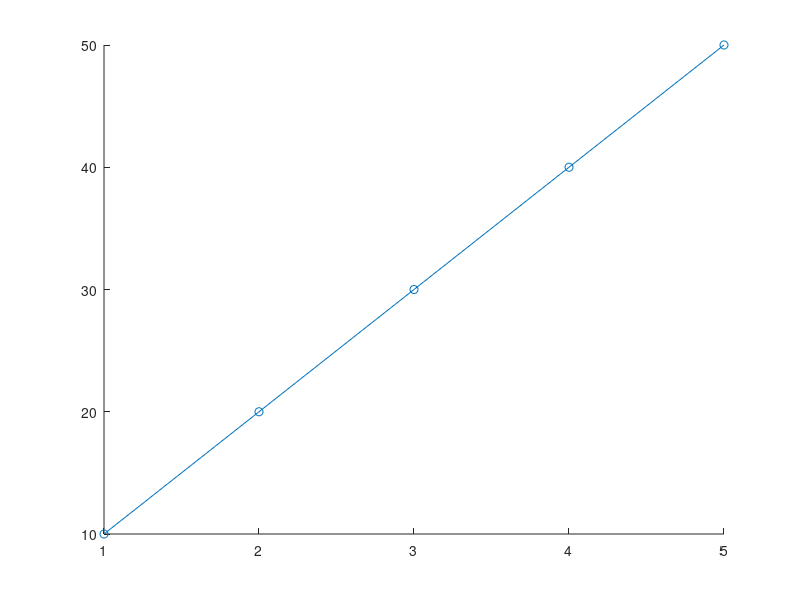

MATLAB code to generate this figure: (Note: this script raises an error after producing the figure.)
%% 2.2 MATLAB Windows - Workspace 변수와 Graphics Window 예제

% Workspace Window: 스칼라, 벡터, 2차원 배열 정의
A = 5;
B = [1, 2, 3, 4];
C = [1 2 3 4; 10 20 30 40; 5 10 15 20];

disp(A)
disp(B)
disp(C)

%% Graphics Window: 라벨을 갖춘 x-y 그래프
x = [1 2 3 4 5];
y = [10, 20, 30, 40, 50];

figure
plot(x, y, "-o", LineWidth=1.5, MarkerFaceColor="auto")
title("Example Graph: Sensor Reading vs. Time")
xlabel("Time (s)")
ylabel("Reading (mV)")
grid on

exportgraphics(gcf, "../../textbook/ch02/img/ex0202_vars_and_plot.png")
